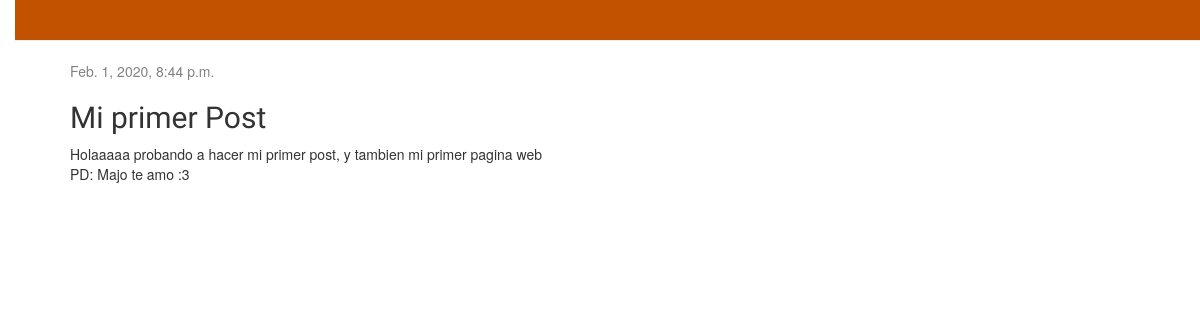
The app's page /post/1/ with its own data.
### blog/models.py (models this page shows, shortened)
class Post(models.Model):
    author = models.ForeignKey('auth.User', on_delete=models.CASCADE)
    title = models.CharField(max_length=200)
    text = models.TextField()
    created_date = models.DateTimeField(
            default=timezone.now)
    published_date = models.DateTimeField(
            blank=True, null=True)

### blog/views.py (the view)
# urls.py: path('post/<int:pk>/', views.post_detail, name='post_detail'),
def post_detail(request, pk):
    post = get_object_or_404(Post, pk=pk)
    return render(request, 'blog/post_detail.html', {'post': post})

### blog/templates/blog/post_detail.html (shortened to what this page needs)
{% extends 'blog/base.html' %}
{% block content %}
    <div class="post">
        {% if post.published_date %}
            <div class="date">
                {{ post.published_date }}
            </div>
        {% endif %}
        <h2>{{ post.title }}</h2>
        <p>{{ post.text|linebreaksbr }}</p>
    </div>
{% endblock %}

### blog/static/css/blog.css (style rules this page uses)
body { padding-left: 15px; }
h1, h2, h3, h4 { font-family: 'Lobster', cursive; }
.date { color: #828282; }
.post { margin-bottom: 70px; }

### records on screen
Post: published_date "Feb. 1, 2020, 8:44 p.m.", title "Mi primer Post", text "Holaaaaa probando a hacer mi primer post, y tambien mi primer pagina web PD: Majo te amo :3"
